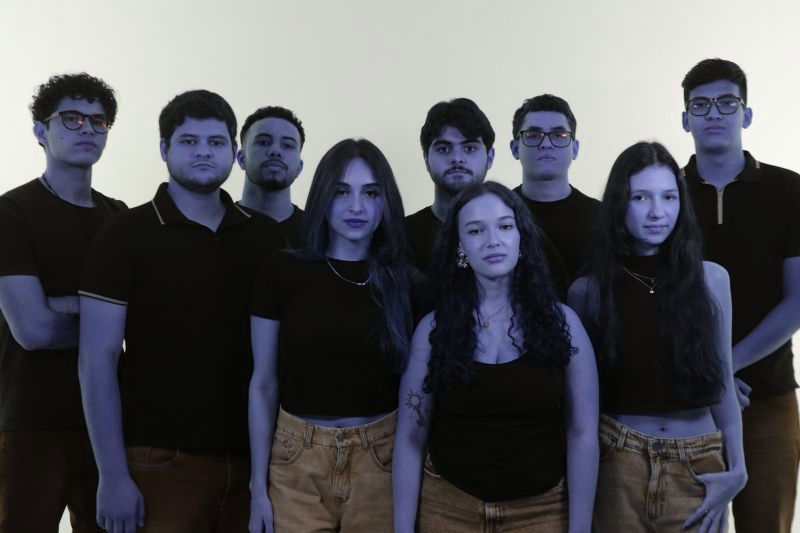
#> input picture tep.jpg, 800 x 533 px
$ jupyter execute --allow-errors aula03_110926.ipynb
#> lines starting #> are read from the running program, lines starting #| are printed output that depends on the picture
[cell 1]
import cv2
import numpy as np
import matplotlib.pyplot as plt
from google.colab import files

[cell 2]
arq = files.upload()
#> the answer given: tep.jpg

[cell 3]
img_rgb = cv2.imread('tep.jpg', cv2.IMREAD_COLOR_RGB)
#> img_rgb is the input picture: shape (533, 800, 3); mean B, G, R 91.1, 85.6, 85.1
plt.imshow(img_rgb)
img_gray = cv2.cvtColor(img_rgb, cv2.COLOR_RGB2GRAY)
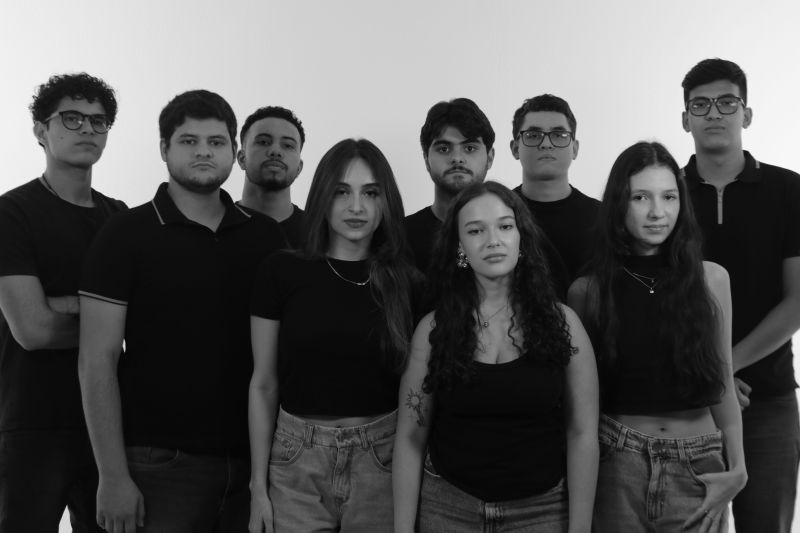
#> img_gray: shape (533, 800); min 0, max 254, mean 87.1
plt.imshow(img_gray, cmap='gray')
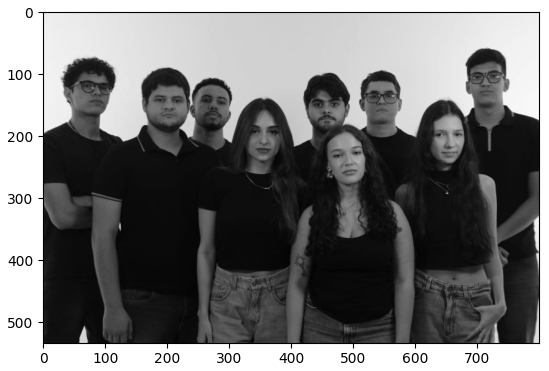
#> figure drawn by matplotlib, 1 panel; B, G, R data is drawn as R, G, B

$ run again, with girotto.jpg copied over tep.jpg
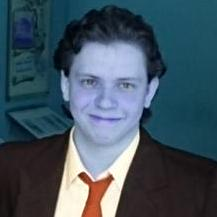
#> input picture girotto.jpg, 217 x 217 px
#> img_rgb is the input picture: shape (217, 217, 3); mean B, G, R 96.6, 83.9, 65.9
#> `img_gray = cv2.cvtColor(img_rgb, cv2.COLOR_RGB2GRAY)`:
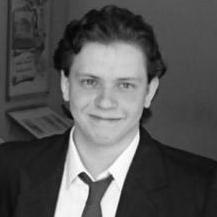
#> img_gray: shape (217, 217); min 5, max 255, mean 85.7
#> `[cell 3] img_rgb = cv2.imread('tep.jpg', cv2.IMREAD_COLOR_RGB) plt.ims..`:
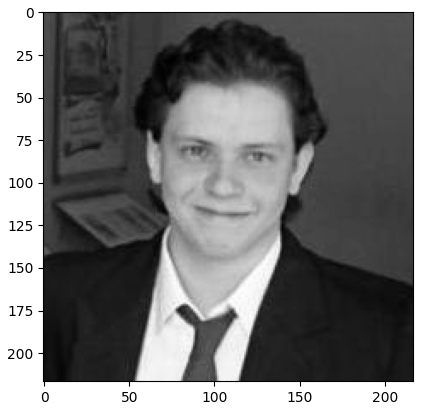
#> figure drawn by matplotlib, 1 panel; B, G, R data is drawn as R, G, B

$ run again, with passaro1.jpg copied over tep.jpg
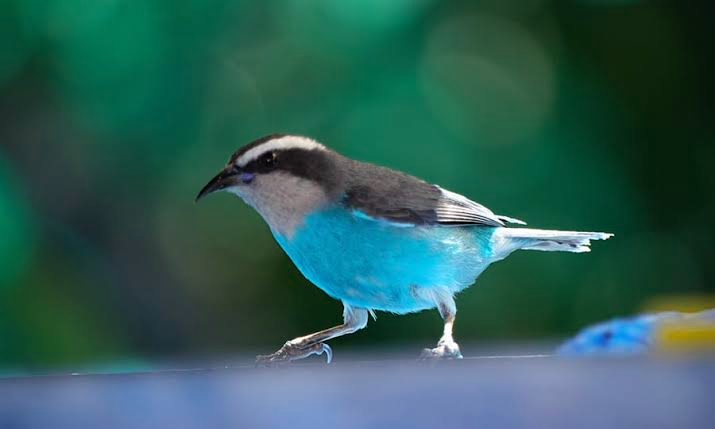
#> input picture passaro1.jpg, 715 x 429 px
#> img_rgb is the input picture: shape (429, 715, 3); mean B, G, R 87.1, 92.5, 45.9
#> `img_gray = cv2.cvtColor(img_rgb, cv2.COLOR_RGB2GRAY)`:
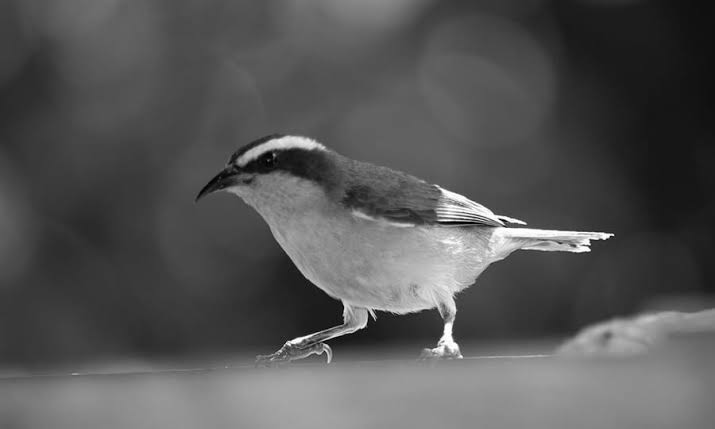
#> img_gray: shape (429, 715); min 0, max 255, mean 85.6
#> `[cell 3] img_rgb = cv2.imread('tep.jpg', cv2.IMREAD_COLOR_RGB) plt.ims..`:
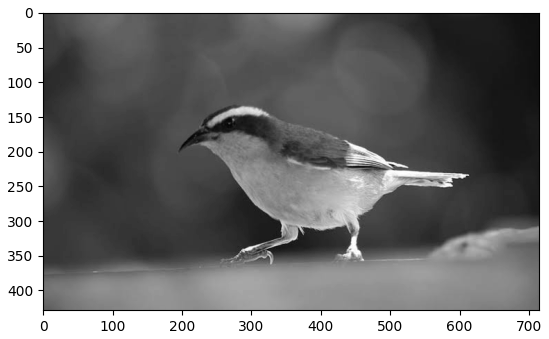
#> figure drawn by matplotlib, 1 panel; B, G, R data is drawn as R, G, B
